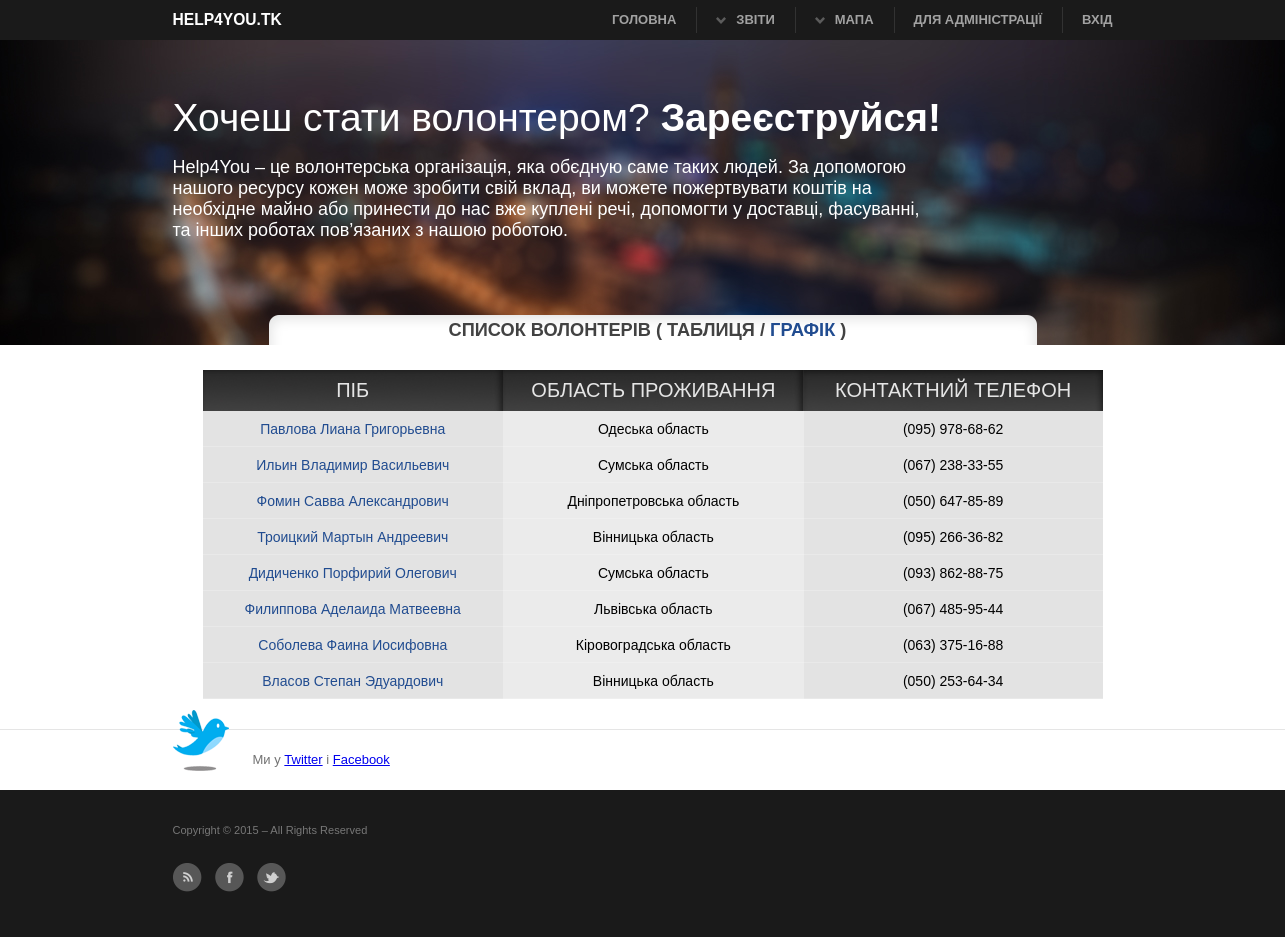
/Volonter/, run on the app's committed database.
### main/models.py (models this page shows, shortened)
class Volonter(models.Model):
    GENDER_CHOICES = (
        (u'М', 'Male'),
        (u'Ж', 'Female'),
    )
    OBLAST_CHOICES = (
         (u'Вінницька область',u'Вінницька область'),
         (u'Волинська область',u'Волинська область'),
         (u'Дніпропетровська область',u'Дніпропетровська область'),
         (u'Донецька область',u'Донецька область'),
         (u'Закарпатська область',u'Закарпатська область'),
         (u'Запорізька область',u'Запорізька область'),
         (u'Івано-Франківська область',u'Івано-Франківська область'),
         (u'Київська область',u'Київська область'),
         (u'Кіровоградська область',u'Кіровоградська область'),
         (u'Луганська область',u'Луганська область'),
         (u'Львівська область',u'Львівська область'),
         (u'Миколаївська область',u'Миколаївська область'),
         (u'Одеська область',u'Одеська область'),
         (u'Полтавська область',u'Полтавська область'),
         (u'Рівненська область',u'Рівненська область'),
         (u'Сумська область',u'Сумська область'),
         (u'Тернопільська область',u'Тернопільська область'),
         (u'Харківська область',u'Харківська область'),
         (u'Херсонська область',u'Херсонська область'),
         (u'Хмельницька область',u'Хмельницька область'),
         (u'Черкаська область',u'Черкаська область'),
         (u'Чернігівська область',u'Чернігівська область'),
         (u'Чернівецька область',u'Чернівецька область'),
         (u'Автономна Республіка Крим',u'Автономна Республіка Крим'),
    )
    fio = models.CharField(verbose_name=u'ПІБ', max_length=200)
    birthday = models.DateField(verbose_name=u'Дата народження',null=True, blank=True)
    address = models.CharField(verbose_name=u'Область проживання',max_length=30, choices=OBLAST_CHOICES)
    telephone = models.CharField(verbose_name=u'Телефон',max_length=20)
    gender = models.CharField(verbose_name=u'Стать',max_length=1, choices=GENDER_CHOICES)
    activeted = models.BooleanField(default=False, verbose_name=u'Підтвердження')
    categories = models.ManyToManyField('CategoryResource', verbose_name=u'Категорія ресурсів', through='Potential')
    class Meta:
        verbose_name_plural = u'Волонтери'

### main/views.py (the view)
# urls.py: url(r'^Volonter/$',VolonterListView.as_view(), name='list_volonter'),
class VolonterListView(ListView):
    template_name = 'list_volonter.html'
    model = Volonter
    context_object_name = 'Volonter'
    def get_context_data(self, **kwargs):
        context = super(VolonterListView, self).get_context_data(**kwargs)
        context.update({
            'Volonter':Volonter.objects.filter(activeted=True),
        })
        return context

### main/templates/list_volonter.html (shortened to what this page needs)
{% extends 'base.html' %}
{% load staticfiles %}
{% block title %}
    <h3 class="title_list">Список волонтерів ( Таблиця /<a href="{% url 'grafik_volonter' %}"> Графік</a> )</h3>
{% endblock %}
{% block content %}
    <div id="list_table">
  <table border="0">
    <tr>
        <td class="top_left">ПІБ</td>
        <td class="top_cen" >ОБЛАСТЬ ПРОЖИВАННЯ</td>
        <td class="top_right" >КОНТАКТНИЙ ТЕЛЕФОН</td>
    </tr>
    {% for volonters in Volonter %}
        <tr class="list_tr">
        <td class="cell"> <a class="detail_list" href="{% url 'view_volonter' volonters.id %}">{{ volonters.fio }}</a></td>
        <td class="cell_c">{{ volonters.address }}</td>
        <td class="cell">{{ volonters.telephone }}</td>
    </tr>
    {% endfor %}
  </table>
    </div>
{% endblock %}

### main/static/main.css (style rules this page uses)
html { background: #ffffff }
body { color:#727272; font:normal 13px "Helvetice Neue",Arial,Tahoma,Verdana; }
a { outline:0; }
h1, h2, h3, h4 { line-height:1.2em; margin-bottom:15px; font-weight:bold; }
h3, h4 { font-size:1.4em; color:#424242; text-shadow:1px 1px 1px #fff; margin-bottom:10px; }
h3 { -webkit-margin-before: 0em; -webkit-margin-after: 0em; -webkit-margin-start: 0px; -webkit-margin-end: 0px; text-shadow:0px 0px 0px #fff; }
#content .bl_title a { color: #214c90; text-decoration: none; }
.list_tr { border-bottom: 1px solid #2b2b2b; }
#list_table table { width: 900px; margin-left: 30px; margin-top: 15px; }
table { border-spacing:0px; }
.top_left { width: 302px; height: 41px; color: #e5e5e5; background: url("img/top_cen.jpg") repeat-x; text-align: center; font:normal 20px "Helvetice Neue",Arial,Tahoma,Verdana; border-spacing: 0px; }
.top_cen { width: 302px; height: 41px; color: #e5e5e5; background: url("img/top_cen.jpg") repeat-x; text-align: center; font:normal 20px "Helvetice Neue",Arial,Tahoma,Verdana; border-spacing: 0px; }
.top_right { width: 300px; height: 41px; color: #e5e5e5; background: url("img/top_right.jpg") repeat-x; text-align: center; font:normal 20px "Helvetice Neue",Arial,Tahoma,Verdana; }
.cell { width: 300px; height: 36px; background: url("img/cell.gif") repeat-x; text-align: center; font:normal 14px "Helvetice Neue",Arial,Tahoma,Verdana; }
.cell_c { width: 300px; height: 36px; background: url("img/cell_c.gif") repeat-x; text-align: center; font:normal 14px "Helvetice Neue",Arial,Tahoma,Verdana; }
.detail_list { color:#214c90; text-decoration: none; }
.title_list { margin-left:210px; padding-right: 200px; background: url("img/h.png") no-repeat; padding-top: 5px; padding-bottom: 5px; text-align: center; text-transform: uppercase; }

### main/static/print.css (style rules this page uses)
* { background:none !important; }
body { color:#000; font:normal 12px Arial,sans-serif; padding-top:0; }
a, #content a { color:#000; outline:0; text-decoration:none; border:none; }
h1, h2, h3, h4, h5 { margin:0 0 10px 0; color:#000; }
h3 { font-size:1.2em; margin-bottom:20px; }

### data on the page
Volonter: fio "Павлова Лиана Григорьевна", address "Одеська область", telephone "(095) 978-68-62"
Volonter: fio "Ильин Владимир Васильевич", address "Сумська область", telephone "(067) 238-33-55"
Volonter: fio "Фомин Савва Александрович", address "Дніпропетровська область", telephone "(050) 647-85-89"
Volonter: fio "Троицкий Мартын Андреевич", address "Вінницька область", telephone "(095) 266-36-82"
Volonter: fio "Дидиченко Порфирий Олегович", address "Сумська область", telephone "(093) 862-88-75"
Volonter: fio "Филиппова Аделаида Матвеевна", address "Львівська область", telephone "(067) 485-95-44"
Volonter: fio "Соболева Фаина Иосифовна", address "Кіровоградська область", telephone "(063) 375-16-88"
Volonter: fio "Власов Степан Эдуардович", address "Вінницька область", telephone "(050) 253-64-34"
